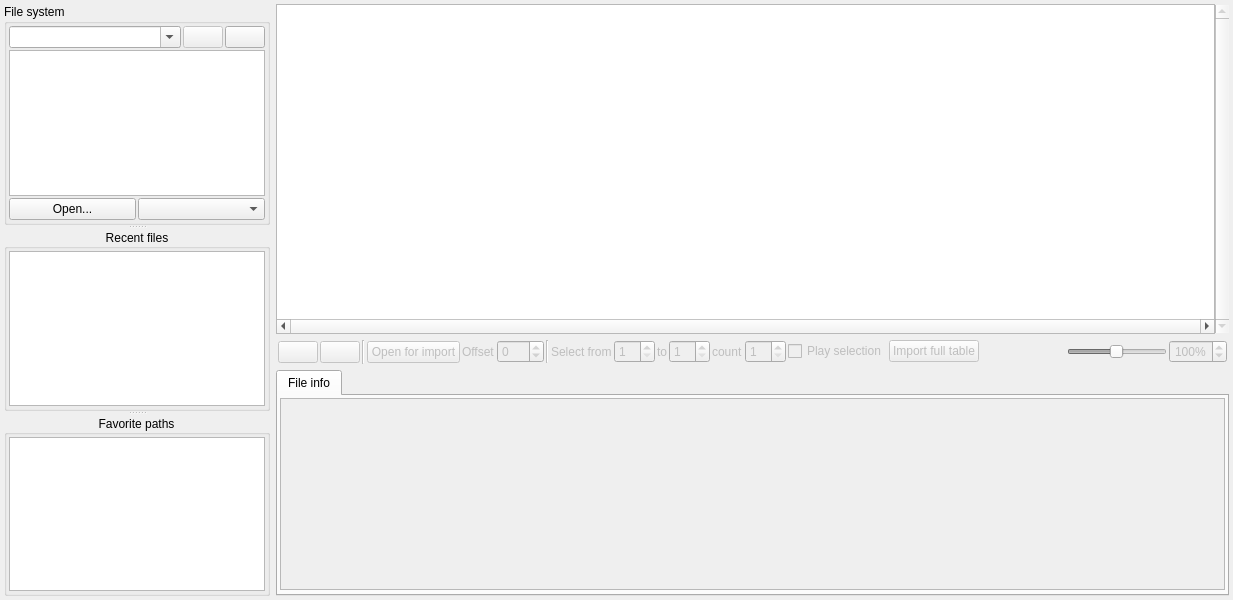
<?xml version="1.0" encoding="UTF-8"?>
<ui version="4.0">
 <class>Form</class>
 <widget class="QWidget" name="Form">
  <property name="geometry">
   <rect>
    <x>0</x>
    <y>0</y>
    <width>1233</width>
    <height>600</height>
   </rect>
  </property>
  <property name="windowTitle">
   <string>Form</string>
  </property>
  <layout class="QHBoxLayout" name="horizontalLayout">
   <item>
    <widget class="QWidget" name="browsePanel" native="true">
     <property name="minimumSize">
      <size>
       <width>150</width>
       <height>0</height>
      </size>
     </property>
     <layout class="QGridLayout" name="gridLayout">
      <item row="0" column="0">
       <widget class="AdvancedSplitter" name="fileSplitter">
        <property name="orientation">
         <enum>Qt::Vertical</enum>
        </property>
        <property name="childrenCollapsible">
         <bool>false</bool>
        </property>
        <widget class="QGroupBox" name="fileSystemBox">
         <property name="title">
          <string>File system</string>
         </property>
         <layout class="QVBoxLayout" name="verticalLayout">
          <item>
           <layout class="QHBoxLayout" name="horizontalLayout_3">
            <item>
             <widget class="PathCombo" name="pathCombo">
              <property name="editable">
               <bool>true</bool>
              </property>
             </widget>
            </item>
            <item>
             <widget class="QPushButton" name="goBackBtn">
              <property name="enabled">
               <bool>false</bool>
              </property>
              <property name="sizePolicy">
               <sizepolicy hsizetype="Maximum" vsizetype="Fixed">
                <horstretch>0</horstretch>
                <verstretch>0</verstretch>
               </sizepolicy>
              </property>
              <property name="text">
               <string/>
              </property>
              <property name="icon">
               <iconset theme="go-previous">
                <normaloff/>
               </iconset>
              </property>
             </widget>
            </item>
            <item>
             <widget class="QPushButton" name="goUpBtn">
              <property name="sizePolicy">
               <sizepolicy hsizetype="Maximum" vsizetype="Fixed">
                <horstretch>0</horstretch>
                <verstretch>0</verstretch>
               </sizepolicy>
              </property>
              <property name="text">
               <string/>
              </property>
              <property name="icon">
               <iconset theme="go-up">
                <normaloff/>
               </iconset>
              </property>
             </widget>
            </item>
           </layout>
          </item>
          <item>
           <widget class="QTableView" name="fileSystemView">
            <property name="contextMenuPolicy">
             <enum>Qt::CustomContextMenu</enum>
            </property>
            <property name="selectionMode">
             <enum>QAbstractItemView::SingleSelection</enum>
            </property>
            <property name="selectionBehavior">
             <enum>QAbstractItemView::SelectRows</enum>
            </property>
            <property name="horizontalScrollMode">
             <enum>QAbstractItemView::ScrollPerPixel</enum>
            </property>
            <property name="wordWrap">
             <bool>false</bool>
            </property>
            <attribute name="horizontalHeaderHighlightSections">
             <bool>false</bool>
            </attribute>
            <attribute name="verticalHeaderVisible">
             <bool>false</bool>
            </attribute>
            <attribute name="verticalHeaderDefaultSectionSize">
             <number>24</number>
            </attribute>
           </widget>
          </item>
          <item>
           <layout class="QHBoxLayout" name="horizontalLayout_2">
            <item>
             <widget class="QPushButton" name="openWaveBtn">
              <property name="text">
               <string>Open...</string>
              </property>
              <property name="icon">
               <iconset theme="document-open">
                <normaloff/>
               </iconset>
              </property>
             </widget>
            </item>
            <item>
             <widget class="QComboBox" name="formatCombo"/>
            </item>
           </layout>
          </item>
         </layout>
        </widget>
        <widget class="CollapsibleGroupBox" name="recentBox">
         <property name="title">
          <string>Recent files</string>
         </property>
         <property name="alignment">
          <set>Qt::AlignCenter</set>
         </property>
         <layout class="QVBoxLayout" name="verticalLayout_2">
          <item>
           <widget class="QTableView" name="recentView">
            <property name="contextMenuPolicy">
             <enum>Qt::CustomContextMenu</enum>
            </property>
            <property name="editTriggers">
             <set>QAbstractItemView::NoEditTriggers</set>
            </property>
            <property name="selectionMode">
             <enum>QAbstractItemView::SingleSelection</enum>
            </property>
            <property name="selectionBehavior">
             <enum>QAbstractItemView::SelectRows</enum>
            </property>
            <property name="horizontalScrollMode">
             <enum>QAbstractItemView::ScrollPerPixel</enum>
            </property>
            <property name="wordWrap">
             <bool>false</bool>
            </property>
            <attribute name="horizontalHeaderHighlightSections">
             <bool>false</bool>
            </attribute>
            <attribute name="horizontalHeaderStretchLastSection">
             <bool>true</bool>
            </attribute>
            <attribute name="verticalHeaderVisible">
             <bool>false</bool>
            </attribute>
            <attribute name="verticalHeaderDefaultSectionSize">
             <number>24</number>
            </attribute>
           </widget>
          </item>
         </layout>
        </widget>
        <widget class="CollapsibleGroupBox" name="favoriteBox">
         <property name="sizePolicy">
          <sizepolicy hsizetype="Preferred" vsizetype="Maximum">
           <horstretch>0</horstretch>
           <verstretch>0</verstretch>
          </sizepolicy>
         </property>
         <property name="title">
          <string>Favorite paths</string>
         </property>
         <property name="alignment">
          <set>Qt::AlignCenter</set>
         </property>
         <layout class="QVBoxLayout" name="verticalLayout_3">
          <item>
           <widget class="QTableView" name="favoriteView">
            <property name="sizePolicy">
             <sizepolicy hsizetype="Expanding" vsizetype="Maximum">
              <horstretch>0</horstretch>
              <verstretch>0</verstretch>
             </sizepolicy>
            </property>
            <property name="contextMenuPolicy">
             <enum>Qt::CustomContextMenu</enum>
            </property>
            <property name="editTriggers">
             <set>QAbstractItemView::NoEditTriggers</set>
            </property>
            <property name="selectionMode">
             <enum>QAbstractItemView::SingleSelection</enum>
            </property>
            <property name="selectionBehavior">
             <enum>QAbstractItemView::SelectRows</enum>
            </property>
            <property name="horizontalScrollMode">
             <enum>QAbstractItemView::ScrollPerPixel</enum>
            </property>
            <property name="wordWrap">
             <bool>false</bool>
            </property>
            <attribute name="horizontalHeaderHighlightSections">
             <bool>false</bool>
            </attribute>
            <attribute name="horizontalHeaderStretchLastSection">
             <bool>true</bool>
            </attribute>
            <attribute name="verticalHeaderVisible">
             <bool>false</bool>
            </attribute>
            <attribute name="verticalHeaderDefaultSectionSize">
             <number>24</number>
            </attribute>
           </widget>
          </item>
         </layout>
        </widget>
       </widget>
      </item>
     </layout>
    </widget>
   </item>
   <item>
    <widget class="QWidget" name="widget" native="true">
     <layout class="QVBoxLayout" name="verticalLayout_4">
      <property name="spacing">
       <number>4</number>
      </property>
      <property name="margin">
       <number>2</number>
      </property>
      <item>
       <layout class="QGridLayout" name="waveViewLayout">
        <property name="margin">
         <number>0</number>
        </property>
        <property name="spacing">
         <number>0</number>
        </property>
        <item row="1" column="2">
         <widget class="QScrollBar" name="zoomBar">
          <property name="enabled">
           <bool>false</bool>
          </property>
          <property name="maximum">
           <number>0</number>
          </property>
          <property name="orientation">
           <enum>Qt::Vertical</enum>
          </property>
         </widget>
        </item>
        <item row="0" column="1" rowspan="3">
         <widget class="WaveSourceView" name="waveView">
          <property name="acceptDrops">
           <bool>false</bool>
          </property>
          <property name="verticalScrollBarPolicy">
           <enum>Qt::ScrollBarAlwaysOff</enum>
          </property>
          <property name="horizontalScrollBarPolicy">
           <enum>Qt::ScrollBarAlwaysOn</enum>
          </property>
          <property name="backgroundBrush">
           <brush brushstyle="SolidPattern">
            <color alpha="255">
             <red>0</red>
             <green>0</green>
             <blue>0</blue>
            </color>
           </brush>
          </property>
          <property name="renderHints">
           <set>QPainter::Antialiasing|QPainter::TextAntialiasing</set>
          </property>
          <property name="transformationAnchor">
           <enum>QGraphicsView::AnchorUnderMouse</enum>
          </property>
          <property name="viewportUpdateMode">
           <enum>QGraphicsView::SmartViewportUpdate</enum>
          </property>
         </widget>
        </item>
        <item row="2" column="2">
         <widget class="PositionWidgetIcon" name="positionWidgetIcon" native="true">
          <property name="enabled">
           <bool>false</bool>
          </property>
          <property name="sizePolicy">
           <sizepolicy hsizetype="Maximum" vsizetype="Maximum">
            <horstretch>0</horstretch>
            <verstretch>0</verstretch>
           </sizepolicy>
          </property>
          <property name="minimumSize">
           <size>
            <width>1</width>
            <height>1</height>
           </size>
          </property>
         </widget>
        </item>
        <item row="0" column="2">
         <widget class="ZoomIconWidget" name="zoomBarIcon" native="true">
          <property name="enabled">
           <bool>false</bool>
          </property>
          <property name="sizePolicy">
           <sizepolicy hsizetype="Maximum" vsizetype="Maximum">
            <horstretch>0</horstretch>
            <verstretch>0</verstretch>
           </sizepolicy>
          </property>
          <property name="minimumSize">
           <size>
            <width>1</width>
            <height>1</height>
           </size>
          </property>
         </widget>
        </item>
        <item row="0" column="0" rowspan="3">
         <layout class="QVBoxLayout" name="waveViewLeftLayout">
          <property name="spacing">
           <number>0</number>
          </property>
          <property name="margin">
           <number>0</number>
          </property>
         </layout>
        </item>
       </layout>
      </item>
      <item>
       <widget class="QWidget" name="playerPanel" native="true">
        <property name="enabled">
         <bool>false</bool>
        </property>
        <property name="sizePolicy">
         <sizepolicy hsizetype="Preferred" vsizetype="Maximum">
          <horstretch>0</horstretch>
          <verstretch>0</verstretch>
         </sizepolicy>
        </property>
        <layout class="QHBoxLayout" name="horizontalLayout_4">
         <item>
          <widget class="QPushButton" name="playBtn">
           <property name="sizePolicy">
            <sizepolicy hsizetype="Maximum" vsizetype="Fixed">
             <horstretch>0</horstretch>
             <verstretch>0</verstretch>
            </sizepolicy>
           </property>
           <property name="icon">
            <iconset theme="media-playback-start">
             <normaloff/>
            </iconset>
           </property>
           <property name="checkable">
            <bool>true</bool>
           </property>
          </widget>
         </item>
         <item>
          <widget class="QPushButton" name="stopBtn">
           <property name="sizePolicy">
            <sizepolicy hsizetype="Maximum" vsizetype="Fixed">
             <horstretch>0</horstretch>
             <verstretch>0</verstretch>
            </sizepolicy>
           </property>
           <property name="icon">
            <iconset theme="media-playback-stop">
             <normaloff/>
            </iconset>
           </property>
          </widget>
         </item>
         <item>
          <widget class="Line" name="line_2">
           <property name="orientation">
            <enum>Qt::Vertical</enum>
           </property>
          </widget>
         </item>
         <item>
          <widget class="QPushButton" name="importBtn">
           <property name="text">
            <string>Open for import</string>
           </property>
          </widget>
         </item>
         <item>
          <widget class="QWidget" name="selectionWidget" native="true">
           <layout class="QHBoxLayout" name="horizontalLayout_5">
            <property name="margin">
             <number>0</number>
            </property>
            <item>
             <layout class="QGridLayout" name="gridLayout_2">
              <property name="verticalSpacing">
               <number>1</number>
              </property>
              <property name="margin">
               <number>0</number>
              </property>
              <item row="0" column="0">
               <widget class="QLabel" name="label_4">
                <property name="text">
                 <string>Offset</string>
                </property>
               </widget>
              </item>
              <item row="0" column="1">
               <widget class="QSpinBox" name="offsetSpin">
                <property name="wrapping">
                 <bool>true</bool>
                </property>
                <property name="maximum">
                 <number>127</number>
                </property>
               </widget>
              </item>
              <item row="0" column="2">
               <widget class="Line" name="line">
                <property name="orientation">
                 <enum>Qt::Vertical</enum>
                </property>
               </widget>
              </item>
              <item row="1" column="0" colspan="2">
               <widget class="MiniSlider" name="offsetSlider" native="true"/>
              </item>
              <item row="0" column="3">
               <widget class="QLabel" name="label">
                <property name="text">
                 <string>Select from</string>
                </property>
               </widget>
              </item>
              <item row="0" column="4">
               <widget class="QSpinBox" name="selectFromSpin">
                <property name="sizePolicy">
                 <sizepolicy hsizetype="Maximum" vsizetype="Fixed">
                  <horstretch>0</horstretch>
                  <verstretch>0</verstretch>
                 </sizepolicy>
                </property>
                <property name="minimum">
                 <number>1</number>
                </property>
               </widget>
              </item>
              <item row="1" column="7" colspan="2">
               <widget class="MiniSlider" name="selectCountSlider" native="true"/>
              </item>
              <item row="0" column="7">
               <widget class="QLabel" name="label_3">
                <property name="text">
                 <string>count</string>
                </property>
               </widget>
              </item>
              <item row="0" column="9">
               <widget class="QCheckBox" name="playSelectionChk">
                <property name="text">
                 <string>Play selection</string>
                </property>
               </widget>
              </item>
              <item row="0" column="8">
               <widget class="QSpinBox" name="selectCountSpin">
                <property name="sizePolicy">
                 <sizepolicy hsizetype="Maximum" vsizetype="Fixed">
                  <horstretch>0</horstretch>
                  <verstretch>0</verstretch>
                 </sizepolicy>
                </property>
                <property name="minimum">
                 <number>1</number>
                </property>
                <property name="maximum">
                 <number>64</number>
                </property>
                <property name="value">
                 <number>1</number>
                </property>
               </widget>
              </item>
              <item row="0" column="6">
               <widget class="QSpinBox" name="selectToSpin">
                <property name="sizePolicy">
                 <sizepolicy hsizetype="Maximum" vsizetype="Fixed">
                  <horstretch>0</horstretch>
                  <verstretch>0</verstretch>
                 </sizepolicy>
                </property>
                <property name="minimum">
                 <number>1</number>
                </property>
               </widget>
              </item>
              <item row="0" column="5">
               <widget class="QLabel" name="label_2">
                <property name="text">
                 <string>to</string>
                </property>
               </widget>
              </item>
              <item row="0" column="10">
               <widget class="QPushButton" name="importFullBtn">
                <property name="enabled">
                 <bool>false</bool>
                </property>
                <property name="text">
                 <string>Import full table</string>
                </property>
               </widget>
              </item>
             </layout>
            </item>
           </layout>
          </widget>
         </item>
         <item>
          <spacer name="horizontalSpacer">
           <property name="orientation">
            <enum>Qt::Horizontal</enum>
           </property>
           <property name="sizeHint" stdset="0">
            <size>
             <width>34</width>
             <height>20</height>
            </size>
           </property>
          </spacer>
         </item>
         <item>
          <widget class="VolumeIcon" name="volumeIcon"/>
         </item>
         <item>
          <widget class="VolumeSlider" name="volumeSlider">
           <property name="minimumSize">
            <size>
             <width>100</width>
             <height>0</height>
            </size>
           </property>
           <property name="minimum">
            <number>1</number>
           </property>
           <property name="maximum">
            <number>200</number>
           </property>
           <property name="singleStep">
            <number>5</number>
           </property>
           <property name="value">
            <number>100</number>
           </property>
           <property name="orientation">
            <enum>Qt::Horizontal</enum>
           </property>
          </widget>
         </item>
         <item>
          <widget class="QSpinBox" name="volumeSpin">
           <property name="sizePolicy">
            <sizepolicy hsizetype="Maximum" vsizetype="Fixed">
             <horstretch>0</horstretch>
             <verstretch>0</verstretch>
            </sizepolicy>
           </property>
           <property name="alignment">
            <set>Qt::AlignRight|Qt::AlignTrailing|Qt::AlignVCenter</set>
           </property>
           <property name="suffix">
            <string>%</string>
           </property>
           <property name="minimum">
            <number>5</number>
           </property>
           <property name="maximum">
            <number>200</number>
           </property>
           <property name="singleStep">
            <number>5</number>
           </property>
           <property name="value">
            <number>100</number>
           </property>
          </widget>
         </item>
        </layout>
       </widget>
      </item>
      <item>
       <widget class="SwitchablePanel" name="lowerPanel" native="true">
        <property name="sizePolicy">
         <sizepolicy hsizetype="Preferred" vsizetype="Maximum">
          <horstretch>0</horstretch>
          <verstretch>0</verstretch>
         </sizepolicy>
        </property>
        <layout class="QVBoxLayout" name="verticalLayout_6">
         <property name="spacing">
          <number>0</number>
         </property>
         <property name="margin">
          <number>0</number>
         </property>
         <item>
          <widget class="QTabWidget" name="waveTabWidget">
           <property name="sizePolicy">
            <sizepolicy hsizetype="Expanding" vsizetype="Maximum">
             <horstretch>0</horstretch>
             <verstretch>0</verstretch>
            </sizepolicy>
           </property>
           <property name="currentIndex">
            <number>0</number>
           </property>
           <widget class="QWidget" name="waveInfoTab">
            <attribute name="title">
             <string>File info</string>
            </attribute>
            <layout class="QVBoxLayout" name="verticalLayout_5">
             <item>
              <widget class="QTableView" name="waveInfoView">
               <property name="enabled">
                <bool>false</bool>
               </property>
               <property name="verticalScrollBarPolicy">
                <enum>Qt::ScrollBarAlwaysOff</enum>
               </property>
               <property name="editTriggers">
                <set>QAbstractItemView::NoEditTriggers</set>
               </property>
               <property name="horizontalScrollMode">
                <enum>QAbstractItemView::ScrollPerPixel</enum>
               </property>
               <attribute name="horizontalHeaderVisible">
                <bool>false</bool>
               </attribute>
               <attribute name="verticalHeaderVisible">
                <bool>false</bool>
               </attribute>
              </widget>
             </item>
             <item>
              <spacer name="verticalSpacer">
               <property name="orientation">
                <enum>Qt::Vertical</enum>
               </property>
               <property name="sizeHint" stdset="0">
                <size>
                 <width>20</width>
                 <height>0</height>
                </size>
               </property>
              </spacer>
             </item>
            </layout>
           </widget>
          </widget>
         </item>
        </layout>
       </widget>
      </item>
     </layout>
    </widget>
   </item>
  </layout>
 </widget>
 <layoutdefault spacing="2" margin="2"/>
 <customwidgets>
  <customwidget>
   <class>VolumeSlider</class>
   <extends>QSlider</extends>
   <header>bigglesworth.wavetables.widgets</header>
  </customwidget>
  <customwidget>
   <class>VolumeIcon</class>
   <extends>QLabel</extends>
   <header>bigglesworth.wavetables.widgets</header>
  </customwidget>
  <customwidget>
   <class>SwitchablePanel</class>
   <extends>QWidget</extends>
   <header>bigglesworth.wavetables.widgets</header>
   <container>1</container>
  </customwidget>
  <customwidget>
   <class>CollapsibleGroupBox</class>
   <extends>QGroupBox</extends>
   <header>bigglesworth.wavetables.widgets</header>
   <container>1</container>
  </customwidget>
  <customwidget>
   <class>WaveSourceView</class>
   <extends>QGraphicsView</extends>
   <header>bigglesworth.wavetables.audioimport</header>
  </customwidget>
  <customwidget>
   <class>AdvancedSplitter</class>
   <extends>QSplitter</extends>
   <header>bigglesworth.wavetables.widgets</header>
   <container>1</container>
  </customwidget>
  <customwidget>
   <class>ZoomIconWidget</class>
   <extends>QWidget</extends>
   <header>bigglesworth.wavetables.widgets</header>
   <container>1</container>
  </customwidget>
  <customwidget>
   <class>PositionWidgetIcon</class>
   <extends>QWidget</extends>
   <header>bigglesworth.wavetables.widgets</header>
   <container>1</container>
  </customwidget>
  <customwidget>
   <class>PathCombo</class>
   <extends>QComboBox</extends>
   <header>bigglesworth.wavetables.audioimport</header>
  </customwidget>
  <customwidget>
   <class>MiniSlider</class>
   <extends>QWidget</extends>
   <header>bigglesworth.wavetables.widgets</header>
   <container>1</container>
  </customwidget>
 </customwidgets>
 <resources/>
 <connections/>
</ui>
